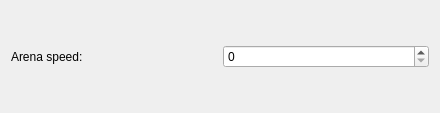
<?xml version="1.0" encoding="UTF-8"?>
<ui version="4.0">
 <class>ActionArenaDialog</class>
 <widget class="QDialog" name="ActionArenaDialog">
  <property name="geometry">
   <rect>
    <x>0</x>
    <y>0</y>
    <width>440</width>
    <height>113</height>
   </rect>
  </property>
  <property name="windowTitle">
   <string>Sound</string>
  </property>
  <layout class="QHBoxLayout" name="horizontalLayout">
   <item>
    <widget class="QLabel" name="label">
     <property name="text">
      <string>Arena speed:</string>
     </property>
    </widget>
   </item>
   <item>
    <widget class="QSpinBox" name="argSpinBox">
     <property name="maximum">
      <number>255</number>
     </property>
    </widget>
   </item>
  </layout>
 </widget>
 <resources/>
 <connections/>
</ui>
